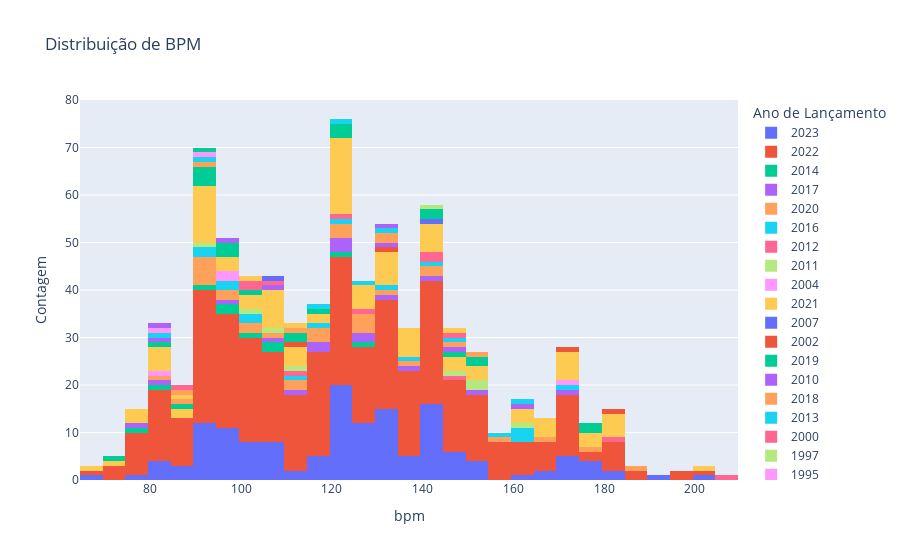

Notebook code cell kept with this figure:
### Markdown cell above
# Qual a distribuição de BPM nas músicas de sucesso, e qual faixa de BPM está mais associada ao sucesso?

### Code cell
import plotly.express as px # Nos da a ferramenta para adcionar o titulo na legenda

dist_bpm = px.histogram(
    df_novo, 
    x='bpm', 
    title='Distribuição de BPM',
    color='released_year',
    color_discrete_sequence=px.colors.qualitative.Plotly, 
    labels={'released_year': 'Ano de Lançamento'} 
)

# Atualizando o layout para alterar o rótulo do eixo y
dist_bpm.update_layout(yaxis_title='Contagem')


dist_bpm.show()

### Figure 1 — Plotly figure (JSON) as saved in the notebook; plotly's stock layout.template omitted (floating-point values rounded to 4 significant figures; data arrays with more than 128 entries replaced by an {"elided": "..."} marker saying what was removed)
{"data": [{"alignmentgroup": "True", "bingroup": "x", "hovertemplate": "Ano de Lançamento=2023<br>bpm=%{x}<br>count=%{y}<extra></extra>", "legendgroup": "2023", "marker": {"color": "#636EFA", "pattern": {"shape": ""}}, "name": "2023", "offsetgroup": "2023", "orientation": "v", "showlegend": true, "type": "histogram", "x": {"elided": "149 int values"}, "xaxis": "x", "yaxis": "y"}, {"alignmentgroup": "True", "bingroup": "x", "hovertemplate": "Ano de Lançamento=2022<br>bpm=%{x}<br>count=%{y}<extra></extra>", "legendgroup": "2022", "marker": {"color": "#EF553B", "pattern": {"shape": ""}}, "name": "2022", "offsetgroup": "2022", "orientation": "v", "showlegend": true, "type": "histogram", "x": {"elided": "355 int values"}, "xaxis": "x", "yaxis": "y"}, {"alignmentgroup": "True", "bingroup": "x", "hovertemplate": "Ano de Lançamento=2014<br>bpm=%{x}<br>count=%{y}<extra></extra>", "legendgroup": "2014", "marker": {"color": "#00CC96", "pattern": {"shape": ""}}, "name": "2014", "offsetgroup": "2014", "orientation": "v", "showlegend": true, "type": "histogram", "x": [96, 95, 100, 120, 105, 76, 82, 126, 108, 91], "xaxis": "x", "yaxis": "y"}, {"alignmentgroup": "True", "bingroup": "x", "hovertemplate": "Ano de Lançamento=2017<br>bpm=%{x}<br>count=%{y}<extra></extra>", "legendgroup": "2017", "marker": {"color": "#AB63FA", "pattern": {"shape": ""}}, "name": "2017", "offsetgroup": "2017", "orientation": "v", "showlegend": true, "type": "histogram", "x": [79, 136, 117, 115, 95, 125, 172, 140, 105, 114, 122, 134, 120, 84, 120, 150, 126], "xaxis": "x", "yaxis": "y"}, {"alignmentgroup": "True", "bingroup": "x", "hovertemplate": "Ano de Lançamento=2020<br>bpm=%{x}<br>count=%{y}<extra></extra>", "legendgroup": "2020", "marker": {"color": "#FFA15A", "pattern": {"shape": ""}}, "name": "2020", "offsetgroup": "2020", "orientation": "v", "showlegend": true, "type": "histogram", "x": [122, 130, 90, 118, 139, 118, 109, 158, 92, 186, 103, 179, 116, 128, 95, 110, 80, 114, 91, 140, 120, 144, 129, 124, 95, 166, 92, 93, 94, 103, 126, 125], "xaxis": "x", "yaxis": "y"}, {"alignmentgroup": "True", "bingroup": "x", "hovertemplate": "Ano de Lançamento=2016<br>bpm=%{x}<br>count=%{y}<extra></extra>", "legendgroup": "2016", "marker": {"color": "#19D3F3", "pattern": {"shape": ""}}, "name": "2016", "offsetgroup": "2016", "orientation": "v", "showlegend": true, "type": "histogram", "x": [134, 90, 160, 160, 174, 99, 144, 135, 102, 90, 160, 95, 122, 110, 118, 102], "xaxis": "x", "yaxis": "y"}, {"alignmentgroup": "True", "bingroup": "x", "hovertemplate": "Ano de Lançamento=2012<br>bpm=%{x}<br>count=%{y}<extra></extra>", "legendgroup": "2012", "marker": {"color": "#FF6692", "pattern": {"shape": ""}}, "name": "2012", "offsetgroup": "2012", "orientation": "v", "showlegend": true, "type": "histogram", "x": [124, 129, 206, 144, 144, 145, 180, 110], "xaxis": "x", "yaxis": "y"}, {"alignmentgroup": "True", "bingroup": "x", "hovertemplate": "Ano de Lançamento=2011<br>bpm=%{x}<br>count=%{y}<extra></extra>", "legendgroup": "2011", "marker": {"color": "#B6E880", "pattern": {"shape": ""}}, "name": "2011", "offsetgroup": "2011", "orientation": "v", "showlegend": true, "type": "histogram", "x": [112, 108, 146, 150, 100, 93, 151, 162], "xaxis": "x", "yaxis": "y"}, {"alignmentgroup": "True", "bingroup": "x", "hovertemplate": "Ano de Lançamento=2004<br>bpm=%{x}<br>count=%{y}<extra></extra>", "legendgroup": "2004", "marker": {"color": "#FF97FF", "pattern": {"shape": ""}}, "name": "2004", "offsetgroup": "2004", "orientation": "v", "showlegend": true, "type": "histogram", "x": [84, 172, 96, 95], "xaxis": "x", "yaxis": "y"}, {"alignmentgroup": "True", "bingroup": "x", "hovertemplate": "Ano de Lançamento=2021<br>bpm=%{x}<br>count=%{y}<extra></extra>", "legendgroup": "2021", "marker": {"color": "#FECB52", "pattern": {"shape": ""}}, "name": "2021", "offsetgroup": "2021", "orientation": "v", "showlegend": true, "type": "histogram", "x": [114, 92, 154, 130, 202, 105, 141, 131, 170, 105, 150, 180, 121, 108, 107, 90, 122, 125, 130, 121, 166, 130, 180, 88, 97, 170, 140, 118, 65, 120, 176, 180, 144, 133, 93, 88, 170, 78, 73, 176, 82, 123, 90, 96, 98, 110, 110, 110, 129, 181, 144, 84, 154, 148, 146, 120, 136, 141, 94, 122, 120, 120, 106, 169, 118, 92, 178, 108, 173, 101, 133, 120, 124, 161, 81, 105, 79, 121, 136, 102, 77, 102, 168, 94, 134, 172, 120, 125, 123, 81, 125, 122, 92, 90, 160, 172, 80, 92, 140, 139, 92, 180, 129, 164, 138, 145, 124, 105, 138, 90], "xaxis": "x", "yaxis": "y"}, {"alignmentgroup": "True", "bingroup": "x", "hovertemplate": "Ano de Lançamento=2007<br>bpm=%{x}<br>count=%{y}<extra></extra>", "legendgroup": "2007", "marker": {"color": "#636EFA", "pattern": {"shape": ""}}, "name": "2007", "offsetgroup": "2007", "orientation": "v", "showlegend": true, "type": "histogram", "x": [140], "xaxis": "x", "yaxis": "y"}, {"alignmentgroup": "True", "bingroup": "x", "hovertemplate": "Ano de Lançamento=2002<br>bpm=%{x}<br>count=%{y}<extra></extra>", "legendgroup": "2002", "marker": {"color": "#EF553B", "pattern": {"shape": ""}}, "name": "2002", "offsetgroup": "2002", "orientation": "v", "showlegend": true, "type": "histogram", "x": [112, 130, 171], "xaxis": "x", "yaxis": "y"}, {"alignmentgroup": "True", "bingroup": "x", "hovertemplate": "Ano de Lançamento=2019<br>bpm=%{x}<br>count=%{y}<extra></extra>", "legendgroup": "2019", "marker": {"color": "#00CC96", "pattern": {"shape": ""}}, "name": "2019", "offsetgroup": "2019", "orientation": "v", "showlegend": true, "type": "histogram", "x": [120, 117, 150, 96, 176, 120, 93, 120, 101, 112, 150, 72, 90, 91, 141, 145, 89, 80, 99, 98, 110, 140, 176, 92], "xaxis": "x", "yaxis": "y"}, {"alignmentgroup": "True", "bingroup": "x", "hovertemplate": "Ano de Lançamento=2010<br>bpm=%{x}<br>count=%{y}<extra></extra>", "legendgroup": "2010", "marker": {"color": "#AB63FA", "pattern": {"shape": ""}}, "name": "2010", "offsetgroup": "2010", "orientation": "v", "showlegend": true, "type": "histogram", "x": [130, 164, 81, 109, 95, 146], "xaxis": "x", "yaxis": "y"}, {"alignmentgroup": "True", "bingroup": "x", "hovertemplate": "Ano de Lançamento=2018<br>bpm=%{x}<br>count=%{y}<extra></extra>", "legendgroup": "2018", "marker": {"color": "#FFA15A", "pattern": {"shape": ""}}, "name": "2018", "offsetgroup": "2018", "orientation": "v", "showlegend": true, "type": "histogram", "x": [150, 114, 134, 94, 146, 89, 130], "xaxis": "x", "yaxis": "y"}, {"alignmentgroup": "True", "bingroup": "x", "hovertemplate": "Ano de Lançamento=2013<br>bpm=%{x}<br>count=%{y}<extra></extra>", "legendgroup": "2013", "marker": {"color": "#19D3F3", "pattern": {"shape": ""}}, "name": "2013", "offsetgroup": "2013", "orientation": "v", "showlegend": true, "type": "histogram", "x": [92, 129, 133, 160, 120, 115, 81, 149], "xaxis": "x", "yaxis": "y"}, {"alignmentgroup": "True", "bingroup": "x", "hovertemplate": "Ano de Lançamento=2000<br>bpm=%{x}<br>count=%{y}<extra></extra>", "legendgroup": "2000", "marker": {"color": "#FF6692", "pattern": {"shape": ""}}, "name": "2000", "offsetgroup": "2000", "orientation": "v", "showlegend": true, "type": "histogram", "x": [104, 105, 147, 103], "xaxis": "x", "yaxis": "y"}, {"alignmentgroup": "True", "bingroup": "x", "hovertemplate": "Ano de Lançamento=1997<br>bpm=%{x}<br>count=%{y}<extra></extra>", "legendgroup": "1997", "marker": {"color": "#B6E880", "pattern": {"shape": ""}}, "name": "1997", "offsetgroup": "1997", "orientation": "v", "showlegend": true, "type": "histogram", "x": [144], "xaxis": "x", "yaxis": "y"}, {"alignmentgroup": "True", "bingroup": "x", "hovertemplate": "Ano de Lançamento=1995<br>bpm=%{x}<br>count=%{y}<extra></extra>", "legendgroup": "1995", "marker": {"color": "#FF97FF", "pattern": {"shape": ""}}, "name": "1995", "offsetgroup": "1995", "orientation": "v", "showlegend": true, "type": "histogram", "x": [80, 92], "xaxis": "x", "yaxis": "y"}, {"alignmentgroup": "True", "bingroup": "x", "hovertemplate": "Ano de Lançamento=2015<br>bpm=%{x}<br>count=%{y}<extra></extra>", "legendgroup": "2015", "marker": {"color": "#FECB52", "pattern": {"shape": ""}}, "name": "2015", "offsetgroup": "2015", "orientation": "v", "showlegend": true, "type": "histogram", "x": [136, 147, 166, 85, 101, 114], "xaxis": "x", "yaxis": "y"}, {"alignmentgroup": "True", "bingroup": "x", "hovertemplate": "Ano de Lançamento=1985<br>bpm=%{x}<br>count=%{y}<extra></extra>", "legendgroup": "1985", "marker": {"color": "#636EFA", "pattern": {"shape": ""}}, "name": "1985", "offsetgroup": "1985", "orientation": "v", "showlegend": true, "type": "histogram", "x": [108], "xaxis": "x", "yaxis": "y"}, {"alignmentgroup": "True", "bingroup": "x", "hovertemplate": "Ano de Lançamento=1986<br>bpm=%{x}<br>count=%{y}<extra></extra>", "legendgroup": "1986", "marker": {"color": "#EF553B", "pattern": {"shape": ""}}, "name": "1986", "offsetgroup": "1986", "orientation": "v", "showlegend": true, "type": "histogram", "x": [180], "xaxis": "x", "yaxis": "y"}, {"alignmentgroup": "True", "bingroup": "x", "hovertemplate": "Ano de Lançamento=2005<br>bpm=%{x}<br>count=%{y}<extra></extra>", "legendgroup": "2005", "marker": {"color": "#00CC96", "pattern": {"shape": ""}}, "name": "2005", "offsetgroup": "2005", "orientation": "v", "showlegend": true, "type": "histogram", "x": [93], "xaxis": "x", "yaxis": "y"}, {"alignmentgroup": "True", "bingroup": "x", "hovertemplate": "Ano de Lançamento=1999<br>bpm=%{x}<br>count=%{y}<extra></extra>", "legendgroup": "1999", "marker": {"color": "#AB63FA", "pattern": {"shape": ""}}, "name": "1999", "offsetgroup": "1999", "orientation": "v", "showlegend": true, "type": "histogram", "x": [134, 80], "xaxis": "x", "yaxis": "y"}, {"alignmentgroup": "True", "bingroup": "x", "hovertemplate": "Ano de Lançamento=1996<br>bpm=%{x}<br>count=%{y}<extra></extra>", "legendgroup": "1996", "marker": {"color": "#FFA15A", "pattern": {"shape": ""}}, "name": "1996", "offsetgroup": "1996", "orientation": "v", "showlegend": true, "type": "histogram", "x": [88], "xaxis": "x", "yaxis": "y"}, {"alignmentgroup": "True", "bingroup": "x", "hovertemplate": "Ano de Lançamento=1998<br>bpm=%{x}<br>count=%{y}<extra></extra>", "legendgroup": "1998", "marker": {"color": "#19D3F3", "pattern": {"shape": ""}}, "name": "1998", "offsetgroup": "1998", "orientation": "v", "showlegend": true, "type": "histogram", "x": [156], "xaxis": "x", "yaxis": "y"}, {"alignmentgroup": "True", "bingroup": "x", "hovertemplate": "Ano de Lançamento=2008<br>bpm=%{x}<br>count=%{y}<extra></extra>", "legendgroup": "2008", "marker": {"color": "#FF6692", "pattern": {"shape": ""}}, "name": "2008", "offsetgroup": "2008", "orientation": "v", "showlegend": true, "type": "histogram", "x": [88], "xaxis": "x", "yaxis": "y"}], "layout": {"barmode": "relative", "legend": {"title": {"text": "Ano de Lançamento"}, "tracegroupgap": 0}, "title": {"text": "Distribuição de BPM"}, "xaxis": {"anchor": "y", "domain": [0, 1], "title": {"text": "bpm"}}, "yaxis": {"anchor": "x", "domain": [0, 1], "title": {"text": "Contagem"}}}}
